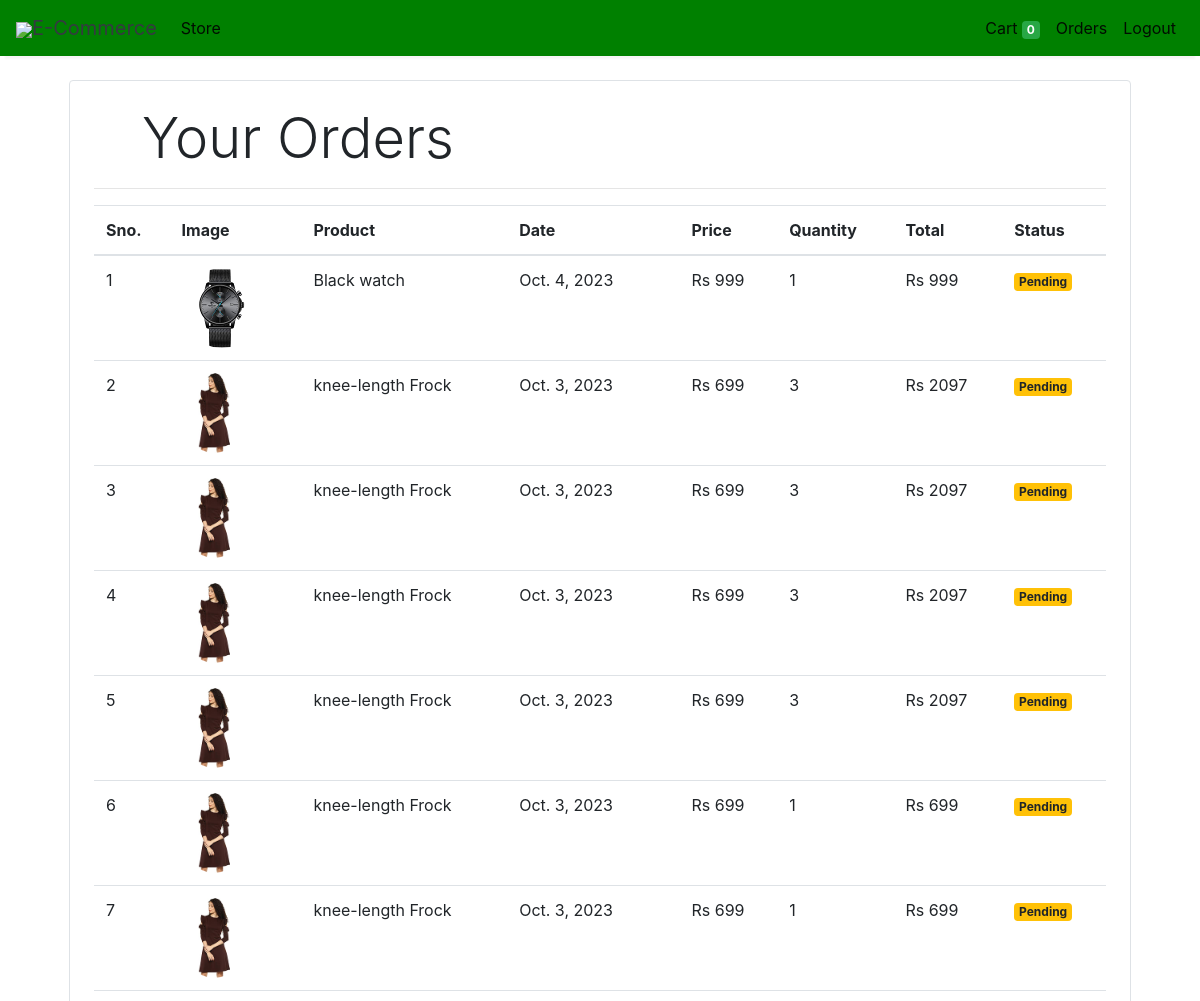
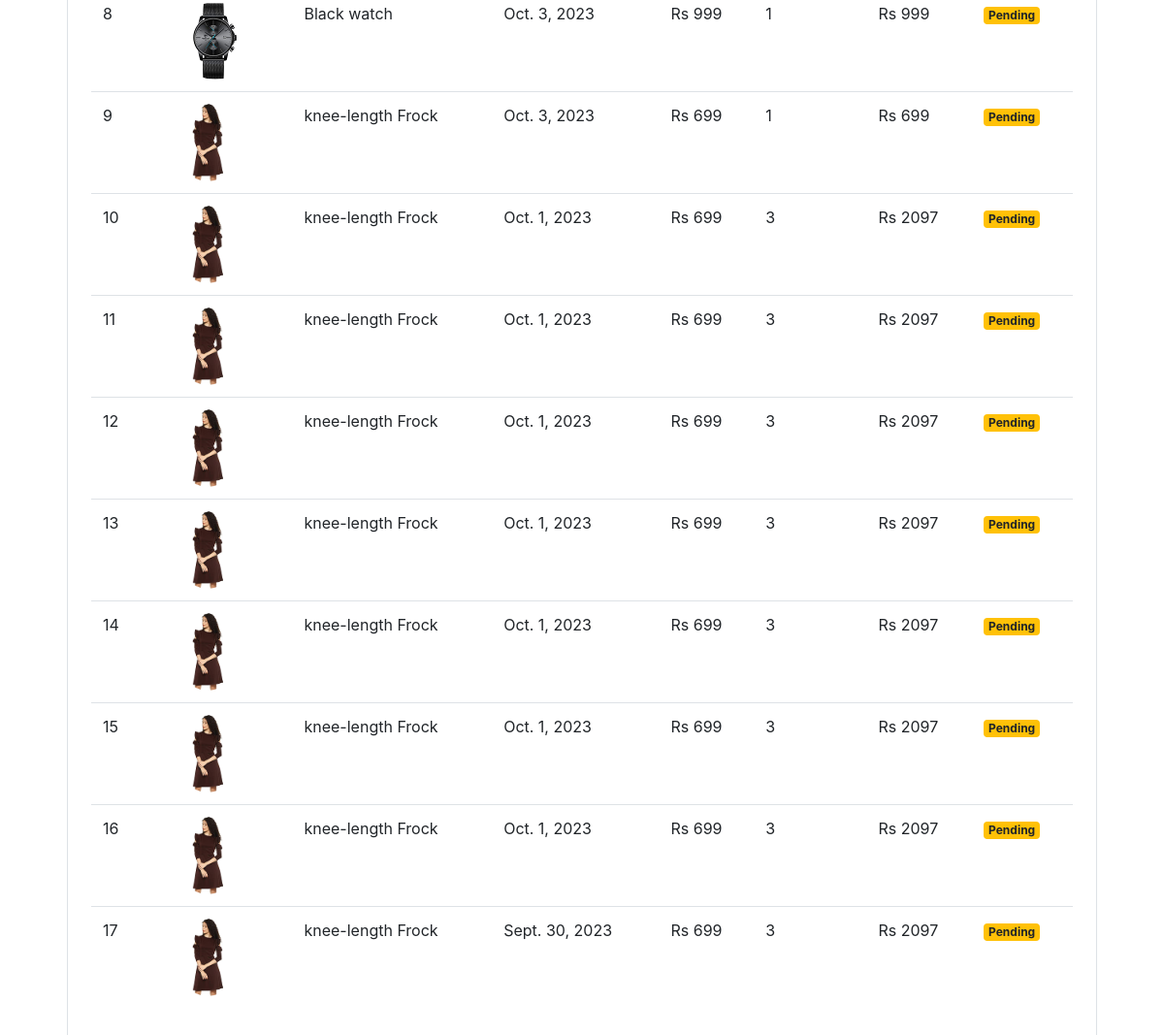
The app's page /orders (signed in), older data (2 pictures, top to bottom).
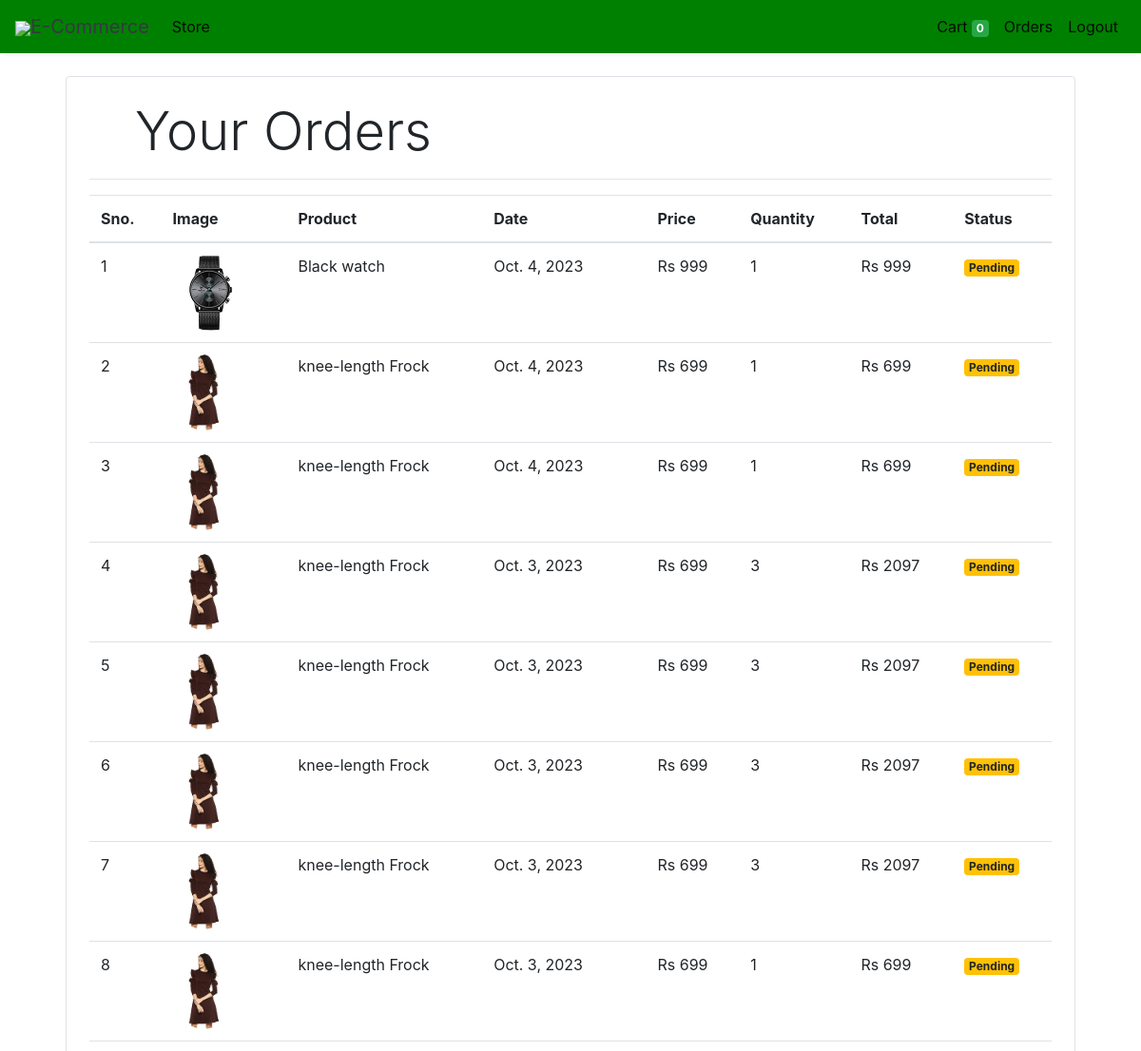
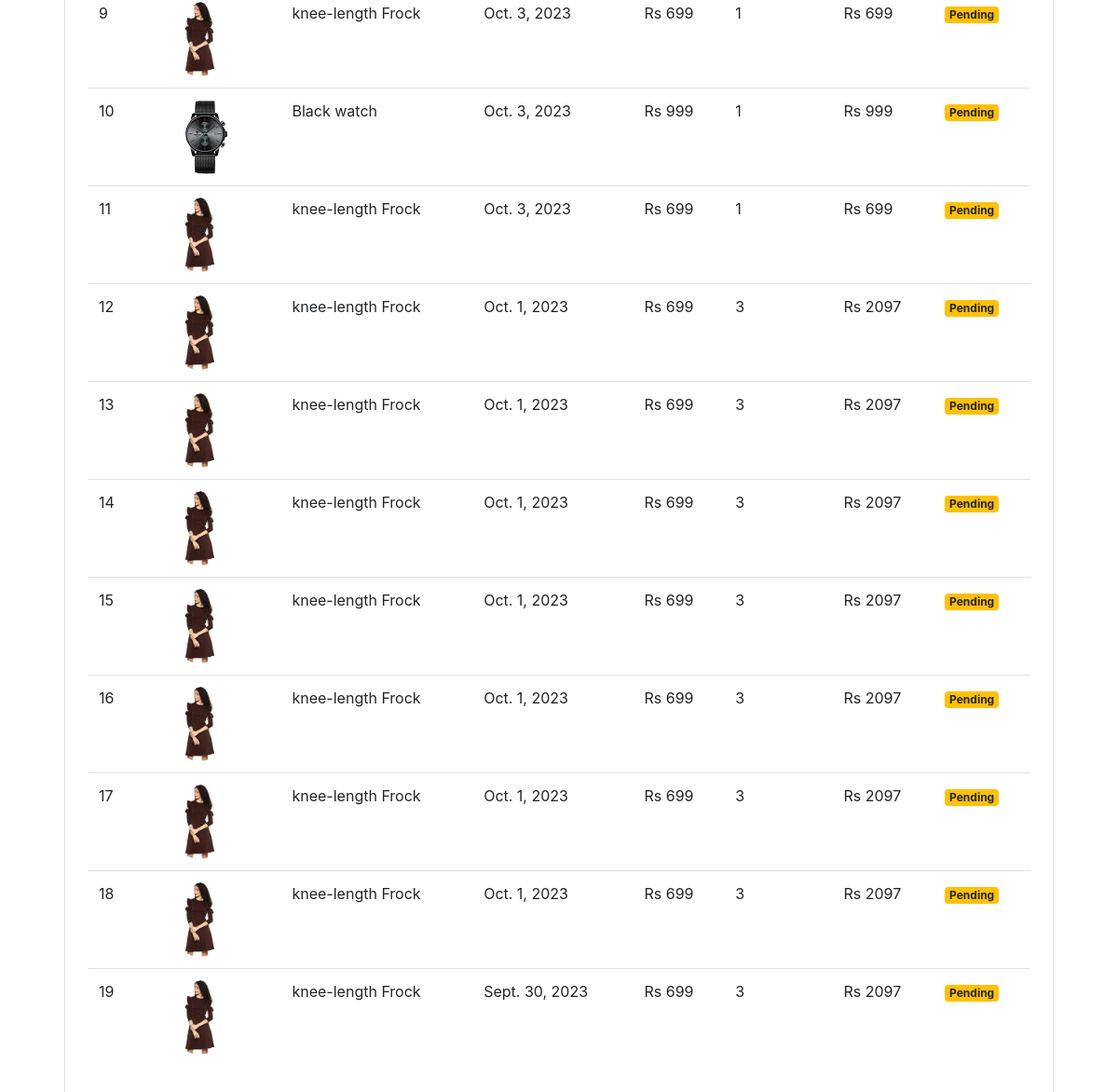
The same page, newer data (2 pictures, top to bottom).
### store/models/orders.py (models this page shows, shortened)
class Order(models.Model):
    product = models.ForeignKey(Products,
                                on_delete=models.CASCADE)
    customer = models.ForeignKey(Customer,
                                 on_delete=models.CASCADE)
    quantity = models.IntegerField(default=1)
    price = models.IntegerField()
    address = models.CharField (max_length=50, default='', blank=True)
    phone = models.CharField (max_length=50, default='', blank=True)
    date = models.DateField (default=datetime.datetime.today)
    status = models.BooleanField (default=False)
    @staticmethod
    def get_orders_by_customer(customer_id):
        return Order.objects.filter(customer=customer_id).order_by('-date')

### store/models/product.py (models this page shows, shortened)
class Products(models.Model):
    name = models.CharField(max_length=60)
    price= models.IntegerField(default=0)
    category= models.ForeignKey(Category,on_delete=models.CASCADE,default=1 )
    description= models.CharField(max_length=250, default='', blank=True, null= True)
    image= models.ImageField(upload_to='uploads/products/')

### store/middlewares/auth.py (the view)
    def middleware(request):
        print(request.session.get('customer'))
        returnUrl = request.META['PATH_INFO']
        print(request.META['PATH_INFO'])
        if not request.session.get('customer'):
           return redirect(f'login?return_url={returnUrl}')
        response = get_response(request)
        return response

### store/templatetags/custom_filter.py (called while the page is built)
@register.filter(name='currency')
def currency(number):
    return "Rs "+str(number)

@register.filter(name='multiply')
def multiply(number , number1):
    return number * number1

### store/views/orders.py (called while the page is built)
    def get(self , request ):
        customer = request.session.get('customer')
        orders = Order.get_orders_by_customer(customer)
        print(orders)
        return render(request , 'orders.html'  , {'orders' : orders})

### store/templates/orders.html
{% extends 'base.html' %}
{% block content %}
{% load cart %}
{% load custom_filter %}
<div class="container">
   <div class="border rounded p-4 m-4">
        <p class="display-4 pl-4 ml-4">Your Orders</p>
        <hr>
        <table class="table">
            <thead>
                <tr>
                    <th>Sno.</th>
                    <th>Image</th>
                    <th>Product</th>
                    <th>Date</th>
                    <th>Price</th>
                    <th>Quantity</th>
                    <th>Total</th>
                    <th>Status</th>
                </tr>
            </thead>
            <tbody>
                {% for order in orders %}
                <tr>
                    <td>{{forloop.counter}}</td>
                    <td><img style="height: 80px;" class="rounded-circle" src="{{order.product.image.url}}" alt=""></td>
                    <td>{{order.product.name}}</td>
                    <td>{{order.date}}</td>
                    <td>{{order.price|currency}}</td>
                    <td>{{order.quantity}}</td>
                    <td>{{order.quantity|multiply:order.price|currency}}</td>
                    {% if order.status %}
                    <td><small class="badge badge-success">Completed</small></td>
                    {%else%}
                    <td><small class="badge badge-warning">Pending</small></td>
                    {% endif %}
                </tr>
                {% endfor %}
            </tbody>
        </table>
   </div>
</div>
{% endblock %}

### store/templates/base.html (shortened to what this page needs)
<!doctype html>
<html lang="en">
<head>
  <link rel="stylesheet" href="https://maxcdn.bootstrapcdn.com/bootstrap/4.0.0/css/bootstrap.min.css"
>
</head>
<body>
<nav class="one-edge-shadow
  navbar navbar-light
  sticky-top navbar
  navbar-expand-lg
  text-white">
    <a class="navbar-brand ms-3 text-dark " href="/">
    <link rel="stylesheet" href="https://use.fontawesome.com/releases/v5.7.0/css/all.css">
    <img src="https://www.freepnglogos.com/uploads/shopping-cart-png/shopping-cart-svg-png-icon-download-28.png" style="width:50px;height:50px,color:text-light;">E-Commerce</a>
    <div class="collapse navbar-collapse" id="navbarSupportedContent">
      <ul class="navbar-nav mr-auto">
        <li class="nav-item active">
          <a class="nav-link" href="/store">Store <span class="sr-only">(current)</span></a>
        </li>
          </ul>
      <ul class=" navbar-nav my-2 my-lg-0">
        <li class="nav-item active">
          <a class="nav-link" href="/cart">Cart
            <span class="badge badge-success">{{request.session.cart.keys|length}}</span>
            <span class="sr-only">(current)</span></a>
        </li>
        {% if request.session.customer %}
        <li class="nav-item active ">
          <a class="nav-link" href="/orders">Orders<span class="sr-only">(current)</span></a>
        </li>
        <li class="nav-item active ">
          <a class="nav-link" href="/logout">Logout<span class="sr-only">(current)</span></a>
        </li>
        {% endif %}
      </ul>
    </div>
  </nav>
  {% block content %}{% endblock %}
</body>
</html>

### store/templates/base.html (style rules this page uses)
nav { background-color: green; }
.one-edge-shadow { box-shadow: 0 8px 2px -5px rgb(246, 245, 245); }

Row changes from the older to the newer data that the page shows:
added Order: product.image (picture), product.name "knee-length Frock", date "Oct. 4, 2023", price "Rs 699", quantity "1", quantity|multiply "Rs 699", status "Pending"
added Order: product.image (picture), product.name "knee-length Frock", date "Oct. 4, 2023", price "Rs 699", quantity "1", quantity|multiply "Rs 699", status "Pending"
